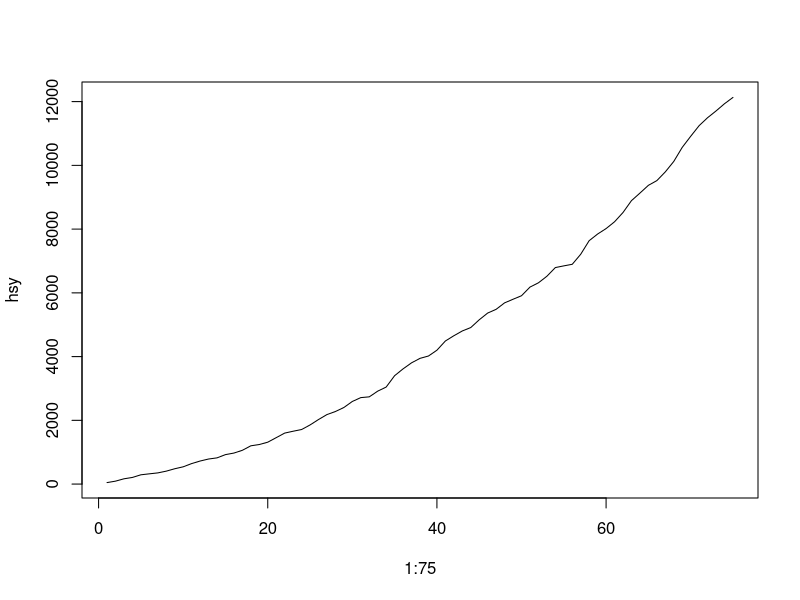

Here is the R script that generated this plot: (Note: this script raises an error after producing the figure.)
#liang
#2022-5-20

forest <- sapply(1:100,function(i){return(runif(100,10+0.5*i,10+2*i))})
trees <- sample(1:100,10)
heights <- round(runif(10,25,80))
spaces <- matrix(0,100,100)
for(x in heights)
{
  spaces[trees,1:x] <- 1
  forest[trees,1:x] <- forest[trees,1:x] * 0.6
}
spaces[trees,1] <- 2

hsy <- numeric(75)
for(it in 1:75)
{
  cnt <- 0
  for(i in trees)
  {
    cnt <- cnt + 1
    x <- 1
    while(spaces[i,x]==2)
    {
      x <- x + 1
    }
    x <- x - 1
    growstem <- 0.4
    if(runif(1) < growstem)
    {
      u <- i
      while(u <= 99 && (spaces[u,x]==2 || spaces[u,x]==3))
      {
        u <- u + 1
      }
      if(spaces[u,x]==0)
      {
        spaces[u,x] <- 3
      }
      else
      {
        u <- i
        while(u > 0 && (spaces[u,x]==2 || spaces[u,x]==3))
        {
          u <- u - 1
        }
        if(spaces[u,x]==0)
        {
          spaces[u,x] <- 3
        }
      }
    }
    else
    {
      if(x < heights[cnt])
      {
        spaces[i,x+1] <- 2
      }
    }
  }
  
  hsy[it] <- sum(forest[which(spaces==3)])
}
plot(1:75,hsy,'l')

plot(1:75,a1,'l',col=2,xlab='days',ylab='benfit')
lines(1:75,a2,'l',col=3)
legend('topleft',inset=.05, title="APT",c('p=0.6','p=0.4'),lty=c(1,1),col=c(2,3))